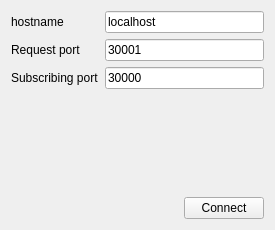
<?xml version="1.0" encoding="UTF-8"?>
<ui version="4.0">
 <class>RMAPPluginUi</class>
 <widget class="QWidget" name="RMAPPluginUi">
  <property name="geometry">
   <rect>
    <x>0</x>
    <y>0</y>
    <width>275</width>
    <height>230</height>
   </rect>
  </property>
  <property name="windowTitle">
   <string>Form</string>
  </property>
  <layout class="QGridLayout" name="gridLayout">
   <item row="1" column="1">
    <widget class="QPushButton" name="connectQpb">
     <property name="text">
      <string>Connect</string>
     </property>
    </widget>
   </item>
   <item row="1" column="0">
    <spacer name="horizontalSpacer">
     <property name="orientation">
      <enum>Qt::Horizontal</enum>
     </property>
     <property name="sizeHint" stdset="0">
      <size>
       <width>40</width>
       <height>20</height>
      </size>
     </property>
    </spacer>
   </item>
   <item row="0" column="0" colspan="2">
    <layout class="QFormLayout" name="formLayout">
     <item row="0" column="0">
      <widget class="QLabel" name="label">
       <property name="text">
        <string>hostname</string>
       </property>
      </widget>
     </item>
     <item row="0" column="1">
      <widget class="QLineEdit" name="hostname">
       <property name="text">
        <string>localhost</string>
       </property>
      </widget>
     </item>
     <item row="1" column="1">
      <widget class="QLineEdit" name="req_port">
       <property name="text">
        <string>30001</string>
       </property>
      </widget>
     </item>
     <item row="1" column="0">
      <widget class="QLabel" name="label_2">
       <property name="text">
        <string>Request port</string>
       </property>
      </widget>
     </item>
     <item row="2" column="0">
      <widget class="QLabel" name="label_3">
       <property name="text">
        <string>Subscribing port</string>
       </property>
      </widget>
     </item>
     <item row="2" column="1">
      <widget class="QLineEdit" name="sub_port">
       <property name="text">
        <string>30000</string>
       </property>
      </widget>
     </item>
    </layout>
   </item>
  </layout>
 </widget>
 <resources/>
 <connections/>
</ui>
